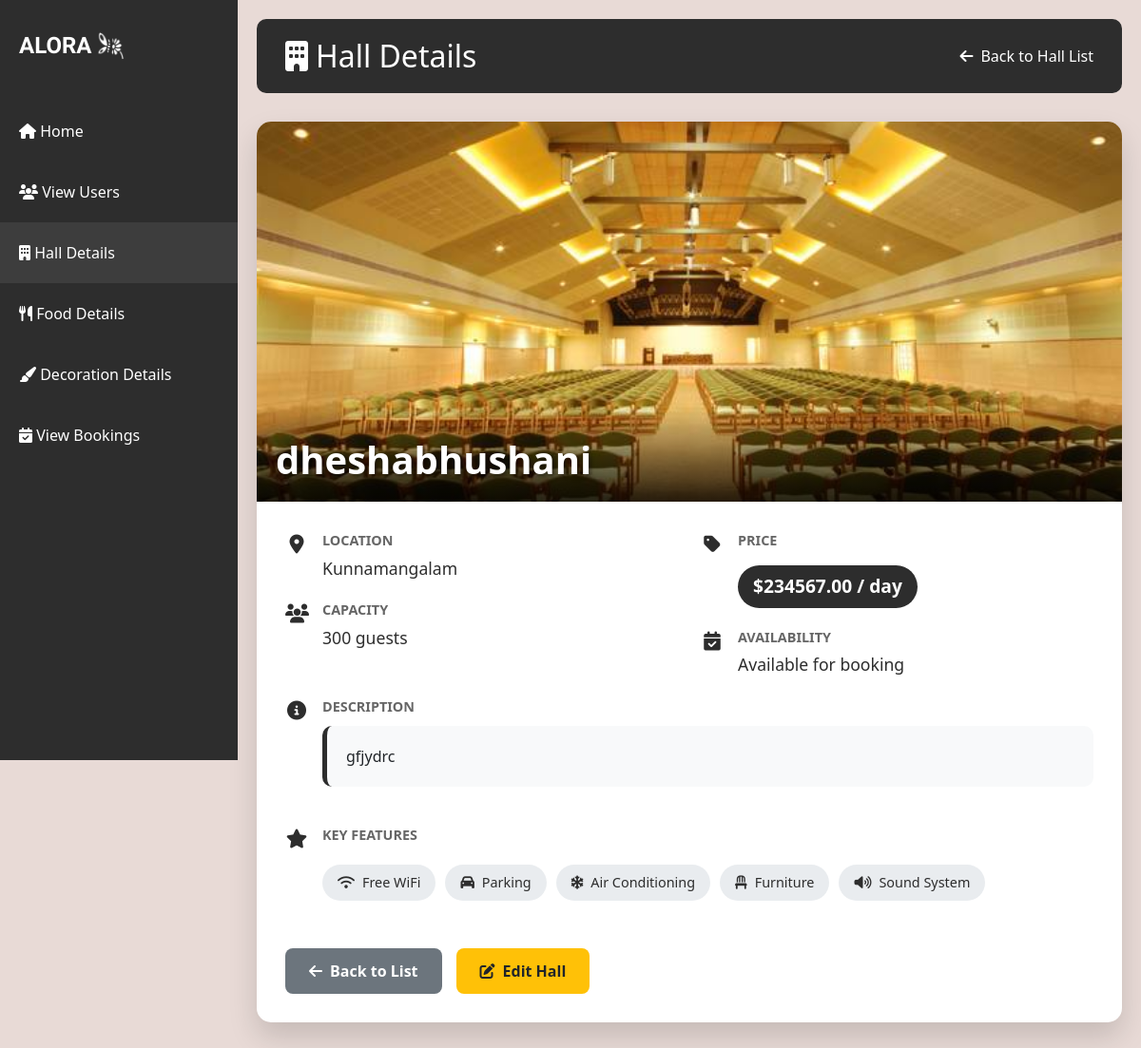
The app's page /view_hall/2/ (signed in) with its own data.
### app/models.py (models this page shows)
class Halls(models.Model):
    name=models.CharField(max_length=100)
    location=models.CharField(max_length=200)
    capacity=models.IntegerField()
    price_per_day=models.DecimalField(max_digits=10,decimal_places=2)
    photo_url=models.ImageField(upload_to='images/')
    description=models.TextField(blank=True,null=True)

### app/views.py (the view)
# urls.py: path('view_hall/<int:hall_id>/',views.hall_detail_view,name='view_hall'),
@login_required(login_url='login')
def hall_detail_view(request, hall_id):
    hall = get_object_or_404(Halls, id=hall_id)
    return render(request, 'view_hall_detail.html', {'hall': hall})

### templates/view_hall_detail.html (shortened to what this page needs)
<!DOCTYPE html>
<html lang="en">
<head>
    {% load static %}
    <link href="https://cdn.jsdelivr.net/npm/bootstrap@5.3.0/dist/css/bootstrap.min.css" rel="stylesheet">
    <link rel="stylesheet" href="https://cdnjs.cloudflare.com/ajax/libs/font-awesome/6.4.0/css/all.min.css">
</head>
<body>
    <div class="sidebar">
        <div class="logo-container">
            <div class="logo">ALORA</div>
            <img src="{% static 'alora_icon.png' %}" alt="Light Bulb" class="logo-image">
        </div>
        <nav class="nav flex-column">
            <a class="nav-link" href="{% url 'admin_dash' %}">
                <i class="fas fa-home"></i> Home
            </a>
            <a class="nav-link" href="{% url 'view_users' %}">
                <i class="fas fa-users"></i> View Users
            </a>
            <a class="nav-link active" href="{% url 'hall_details' %}">
                <i class="fas fa-building"></i> Hall Details
            </a>
            <a class="nav-link" href="{% url 'food_details' %}">
                <i class="fas fa-utensils"></i> Food Details
            </a>
            <a class="nav-link" href="{% url 'decoration_details' %}">
                <i class="fas fa-paint-brush"></i> Decoration Details
            </a>
            <a class="nav-link" href="{% url 'admin_view_booking' %}">
                <i class="fas fa-calendar-check"></i> View Bookings
            </a>
        </nav>
    </div>
    <div class="main-content">
        <div class="page-title">
            <h2 class="mb-0"><i class="fas fa-building me-2"></i>Hall Details</h2>
            <a href="{% url 'hall_details' %}" class="back-btn">
                <i class="fas fa-arrow-left me-2"></i> Back to Hall List
            </a>
        </div>
        <div class="hall-card">
            <div class="hall-image-container">
                <img src="{{ hall.photo_url.url }}" class="hall-image" alt="{{ hall.name }}">
                <div class="hall-name-overlay">
                    <h1>{{ hall.name }}</h1>
                </div>
            </div>
            <div class="hall-details">
                <div class="row">
                    <div class="col-md-6">
                        <div class="detail-item">
                            <div class="detail-icon">
                                <i class="fas fa-map-marker-alt"></i>
                            </div>
                            <div class="detail-content">
                                <div class="detail-label">Location</div>
                                <div class="detail-value">{{ hall.location }}</div>
                            </div>
                        </div>
                        <div class="detail-item">
                            <div class="detail-icon">
                                <i class="fas fa-users"></i>
                            </div>
                            <div class="detail-content">
                                <div class="detail-label">Capacity</div>
                                <div class="detail-value">{{ hall.capacity }} guests</div>
                            </div>
                        </div>
                    </div>
                    <div class="col-md-6">
                        <div class="detail-item">
                            <div class="detail-icon">
                                <i class="fas fa-tag"></i>
                            </div>
                            <div class="detail-content">
                                <div class="detail-label">Price</div>
                                <div class="detail-value">
                                    <div class="price-tag">${{ hall.price_per_day }} / day</div>
                                </div>
                            </div>
                        </div>
                        <div class="detail-item">
                            <div class="detail-icon">
                                <i class="fas fa-calendar-check"></i>
                            </div>
                            <div class="detail-content">
                                <div class="detail-label">Availability</div>
                                <div class="detail-value">Available for booking</div>
                            </div>
                        </div>
                    </div>
                </div>
                <div class="detail-item">
                    <div class="detail-icon">
                        <i class="fas fa-info-circle"></i>
                    </div>
                    <div class="detail-content">
                        <div class="detail-label">Description</div>
                        <div class="description-box">
                            {{ hall.description }}
                        </div>
                    </div>
                </div>
                <div class="detail-item">
                    <div class="detail-icon">
                        <i class="fas fa-star"></i>
                    </div>
                    <div class="detail-content">
                        <div class="detail-label">Key Features</div>
                        <div class="key-features">
                            <span class="feature-tag"><i class="fas fa-wifi me-2"></i>Free WiFi</span>
                            <span class="feature-tag"><i class="fas fa-car me-2"></i>Parking</span>
                            <span class="feature-tag"><i class="fas fa-snowflake me-2"></i>Air Conditioning</span>
                            <span class="feature-tag"><i class="fas fa-chair me-2"></i>Furniture</span>
                            <span class="feature-tag"><i class="fas fa-volume-up me-2"></i>Sound System</span>
                        </div>
                    </div>
                </div>
                <div class="action-buttons">
                    <a href="{% url 'hall_details' %}" class="btn btn-back">
                        <i class="fas fa-arrow-left me-2"></i>Back to List
                    </a>
                    <a href="{% url 'update_hall' hall.id %}" class="btn btn-edit">
                        <i class="fas fa-edit me-2"></i>Edit Hall
                    </a>
                </div>
            </div>
        </div>
    </div>
</body>
</html>

### templates/view_hall_detail.html (style rules this page uses)
body { background-color: #e8dad6; min-height: 100vh; font-family: 'Segoe UI', Tahoma, Geneva, Verdana, sans-serif; }
.sidebar { background-color: #2d2d2d; color: white; min-height: 100vh; padding-top: 20px; position: fixed; width: 250px; transition: all 0.3s; z-index: 1000; }
.logo-container { display: flex; align-items: center; justify-content: flex-start; padding: 10px 20px; margin-bottom: 30px; }
.logo { font-family: 'Irish Grover'; font-size: 24px; font-weight: bold; }
.logo-image { width: 30px; height: 30px; margin-left: 5px; }
.nav-link { color: #ffffff; padding: 20px 20px; transition: all 0.3s; font-size: 16px; }
.nav-link.active { background-color: #3d3d3d; }
.main-content { margin-left: 250px; padding: 20px; transition: all 0.3s; }
.page-title { background-color: #2d2d2d; color: white; padding: 20px 30px; border-radius: 10px; margin-bottom: 30px; display: flex; justify-content: space-between; align-items: center; }
.back-btn { color: white; display: flex; align-items: center; text-decoration: none; transition: all 0.3s; font-size: 16px; }
.hall-card { background-color: white; border-radius: 15px; overflow: hidden; box-shadow: 0 15px 30px rgba(0, 0, 0, 0.15); margin-bottom: 30px; }
.hall-image-container { position: relative; height: 400px; overflow: hidden; }
.hall-image { width: 100%; height: 100%; object-fit: cover; transition: transform 0.5s ease; }
.hall-name-overlay { position: absolute; bottom: 0; left: 0; right: 0; background: linear-gradient(to top, rgba(0,0,0,0.8), transparent); color: white; padding: 30px 20px 20px; }
.hall-name-overlay h1 { margin: 0; font-size: 2.5rem; font-weight: 700; text-shadow: 2px 2px 4px rgba(0,0,0,0.5); }
.hall-details { padding: 30px; }
.detail-item { margin-bottom: 20px; display: flex; align-items: flex-start; }
.detail-icon { font-size: 20px; margin-right: 15px; color: #2d2d2d; width: 24px; text-align: center; }
.detail-content { flex: 1; }
.detail-label { font-weight: 600; color: #666; margin-bottom: 5px; font-size: 0.9rem; text-transform: uppercase; }
.detail-value { font-size: 1.1rem; color: #2d2d2d; }
.price-tag { background-color: #2d2d2d; color: white; display: inline-block; padding: 8px 16px; border-radius: 50px; font-weight: 600; font-size: 1.2rem; margin-top: 10px; }
.description-box { background-color: #f8f9fa; border-radius: 10px; padding: 20px; margin-top: 10px; margin-bottom: 20px; border-left: 5px solid #2d2d2d; }
.action-buttons { margin-top: 30px; display: flex; gap: 15px; }
.btn-back { background-color: #6c757d; color: white; padding: 12px 25px; border: none; border-radius: 8px; font-weight: 600; transition: all 0.3s; }
.btn-edit { background-color: #ffc107; color: #212529; padding: 12px 25px; border: none; border-radius: 8px; font-weight: 600; transition: all 0.3s; }
.key-features { display: flex; flex-wrap: wrap; gap: 10px; margin: 20px 0; }
.feature-tag { background-color: #e9ecef; color: #2d2d2d; padding: 8px 16px; border-radius: 50px; font-size: 0.9rem; font-weight: 500; }

### records on screen
Halls: photo_url (picture), name "dheshabhushani", location "Kunnamangalam", capacity "300", price_per_day "234567.00", description "gfjydrc"
